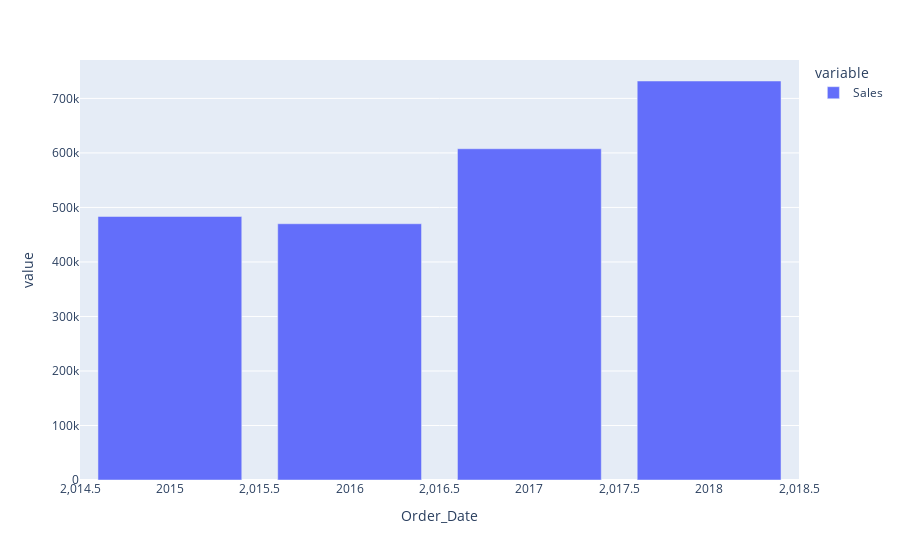

Notebook code for this chart:
### Code cell
import plotly.express as px

px.bar(df['Sales'].groupby(df['Order_Date'].dt.year).sum())

### Figure 1 — Plotly figure (JSON) as saved in the notebook; plotly's stock layout.template omitted (floating-point values rounded to 4 significant figures)
{"data": [{"alignmentgroup": "True", "hovertemplate": "variable=Sales<br>Order_Date=%{x}<br>value=%{y}<extra></extra>", "legendgroup": "Sales", "marker": {"color": "#636efa", "pattern": {"shape": ""}}, "name": "Sales", "offsetgroup": "Sales", "orientation": "v", "showlegend": true, "textposition": "auto", "type": "bar", "x": [2015, 2016, 2017, 2018], "xaxis": "x", "y": [483400.0, 470000.0, 607600.0, 731900.0], "yaxis": "y"}], "layout": {"barmode": "relative", "legend": {"title": {"text": "variable"}, "tracegroupgap": 0}, "margin": {"t": 60}, "xaxis": {"anchor": "y", "domain": [0, 1], "title": {"text": "Order_Date"}}, "yaxis": {"anchor": "x", "domain": [0, 1], "title": {"text": "value"}}}}
